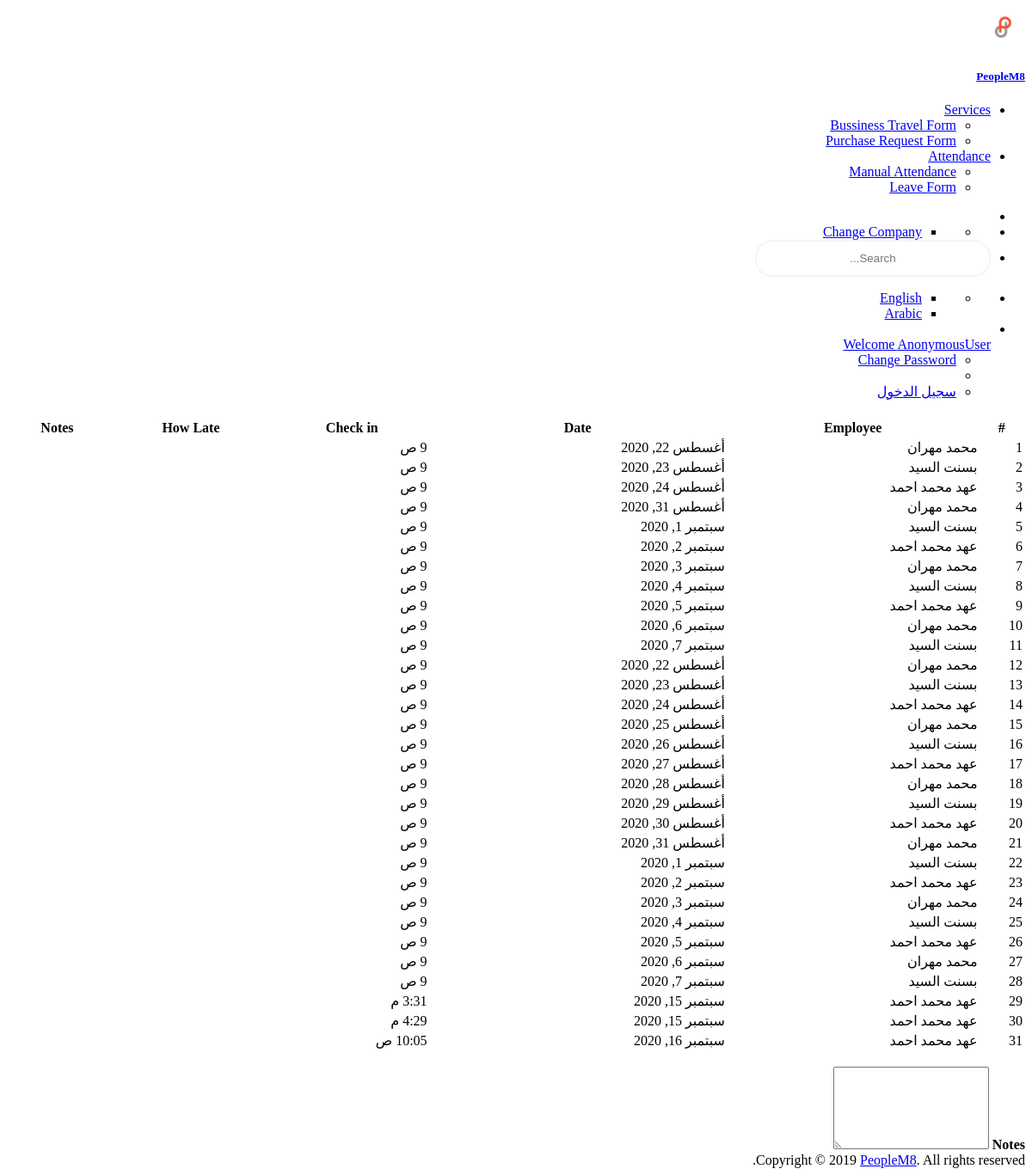
/report/late_report/, run on the app's committed database.
### attendance/models.py (models this page shows, shortened)
class Attendance(models.Model):
    employee = models.ForeignKey(Employee, related_name='emp_attendance', on_delete=models.CASCADE, blank=True, null=True,)
    date = models.DateField(blank=True, null=True,)
    check_in = models.TimeField(blank=True, null=True, )
    check_out = models.TimeField(blank=True, null=True)
    work_hours = models.CharField(max_length=100, blank=True, null=True)
    normal_hrs = models.DecimalField(decimal_places=2, max_digits=4, blank=True, null=True, default=0)
    normal_overtime_hours = models.DecimalField(decimal_places=2, max_digits=4, blank=True, null=True, default=0)
    exceptional_hrs = models.DecimalField(decimal_places=2, max_digits=4, blank=True, null=True, default=0)
    exceptional_overtime = models.DecimalField(decimal_places=2, max_digits=4, blank=True, null=True, default=0)
    delay_hrs = models.TimeField(blank=True, null=True)
    absence_days = models.IntegerField(blank=True, null=True, default=0)
    day_of_week = models.CharField(max_length=12, blank=True, null=True,)
    slug = models.SlugField(blank=True, null=True)
    created_by = models.ForeignKey(settings.AUTH_USER_MODEL, on_delete=models.CASCADE, blank=True, null=True, related_name='attendance_created_by')
    creation_date = models.DateField(auto_now_add=True)
    last_update_by = models.ForeignKey(settings.AUTH_USER_MODEL, on_delete=models.CASCADE, blank=True, null=True, related_name='attendance_last_updated_by')
    last_update_date = models.DateField(auto_now=True)
    def __str__(self):
        return self.employee.emp_name

### employee/models.py (models this page shows, shortened)
class Employee(models.Model):
    identification_type_list = [("N", _("National Id")), ("P", _("Passport"))]
    gender_list = [("M", _("Male")), ("F", _("Female"))]
    social_status_list = [("M", _("Married")), ("S", _("Single"))]
    military_status_list = [("E", _("Exemption")), ("C", _("Complete the service")), ("P", _("Postponed"))]
    religion_list = [("M", _("Muslim")), ("C", _("Chrestin"))]
    user = models.ForeignKey(settings.AUTH_USER_MODEL, on_delete=models.CASCADE, blank=True, null=True, related_name='employee_user')
    enterprise = models.ForeignKey(Enterprise, on_delete=models.CASCADE,related_name='enterprise_employee', verbose_name=_('Department'))
    emp_number = models.IntegerField(default=0, blank=True, null=True, verbose_name=_('Employee Number'))
    emp_name = models.CharField(max_length=60, verbose_name=_('Employee Name'))
    address1 = models.CharField(max_length=255, blank=True, null=True, verbose_name=_('address1'))
    address2 = models.CharField(max_length=255, blank=True, null=True, verbose_name=_('address2'))
    phone = models.CharField(max_length=255, blank=True, null=True, verbose_name=_('phone'))
    mobile = models.CharField(max_length=255, blank=True, null=True, verbose_name=_('mobile'))
    date_of_birth = models.DateField(auto_now=False, auto_now_add=False, blank=True, null=True, verbose_name=_('Birthdate'))
    hiredate = models.DateField(auto_now=False, auto_now_add=False, default=date.today, verbose_name=_('Hire Date'))
    email = models.EmailField(blank=True, null=True, verbose_name=_('email'))
    picture = models.ImageField(null=True, blank=True, verbose_name=_('picture'))
    is_active = models.BooleanField(blank=True, default=True, verbose_name=_('Is Active'))
    identification_type	= 	models.CharField(max_length=5, choices=identification_type_list, null=True, blank=True, verbose_name=_('ID Type'))
    id_number = models.CharField(max_length=50, blank=True, null=True, verbose_name=_('ID Number'))
    place_of_birth = models.CharField(max_length=100, blank=True, null=True, verbose_name=_('Place of Birth'))
    nationality = models.CharField(max_length=20, blank=True, null=True, verbose_name=_('Nationality'))
    field_of_study = models.CharField(max_length=30, blank=True, null=True, verbose_name=_('Field of Study'))
    education_degree = models.CharField(max_length=30, blank=True, null=True, verbose_name=_('Eductaion Degree'))
    gender = models.CharField(max_length=5, choices=gender_list, null=True, blank=True, verbose_name=_('Gender'))
    social_status	= 	models.CharField(max_length=5, choices=social_status_list, null=True, blank=True, verbose_name=_('Social Status'))
    military_status	= 	models.CharField(max_length=5, choices=military_status_list, null=True, blank=True, verbose_name=_('Milatery Status'))
    religion	= 	models.CharField(max_length=5, choices=religion_list, null=True, blank=True, verbose_name=_('Religion'))
    insured = models.BooleanField(verbose_name=_('Insured'))
    insurance_number = models.CharField(max_length=30, blank=True, null=True, verbose_name=_('Insurance Number'))
    insurance_date = models.DateField(auto_now=False, auto_now_add=False, blank=True, null=True, verbose_name=_('Insurance Date'))
    insurance_salary = models.FloatField(default=0.0, null=True, blank=True, verbose_name=_('Insurance Salary'))
    has_medical = models.BooleanField(verbose_name=_('Has Medical'))
    medical_number = models.CharField(max_length=30, blank=True, null=True, verbose_name=_('Medical Number'))
    medical_date = models.DateField(auto_now=False, auto_now_add=False, blank=True, null=True, verbose_name=_('Medical Date'))
    start_date = models.DateField(auto_now=False, auto_now_add=False, default=date.today, verbose_name=_('Start Date'))
    end_date = models.DateField(auto_now=False, auto_now_add=False, blank=True, null=True, verbose_name=_('End Date'))
    created_by = models.ForeignKey(settings.AUTH_USER_MODEL, blank=False, on_delete=models.CASCADE, related_name="emp_created_by")
    creation_date = models.DateField(auto_now=True, auto_now_add=False)
    last_update_by = models.ForeignKey(settings.AUTH_USER_MODEL, blank=True, null=True, on_delete=models.CASCADE)
    last_update_date = models.DateField(auto_now=False, auto_now_add=True)
    def __str__(self):
        return self.emp_name

### report/views.py (the view)
# urls.py: path('late_report/', views.late_report, name='late_report'),
def late_report(request):
    late=Attendance.objects.filter(check_in__gt='9:00')
    print(late)
    return render(request,'late_report.html',{'late':late})

### report/templates/late_report.html (shortened to what this page needs)
{% extends "master.html" %}
{% load staticfiles %}
{% load crispy_forms_tags %}
{% load l10n %}
{% load i18n %}
{% block body %}
<div class="container-fluid">
  <div class="row" style="margin-left:0px;">
    <div class="col-md-12">
      <div class="bgc-white bd bdrs-3 p-20 mB-20">
        <table class="table table-striped table-bordered" id="dataTable" width="100%">
          <thead>
            <tr>
              <th>#</th>
              <th>Employee</th>
              <th>Date</th>
              <th>Check in</th>
              <th>How Late</th>
              <th>Notes</th>
            </tr>
          </thead>
          <tbody>
            {% for i in late %}
            <tr>
              <td>{{ forloop.counter }}</td>
              <td>{{i.employee}}</td>
              <td>{{i.date}}</td>
              <td>{{i.check_in}}</td>
              <td>{{i.how_late}}</td>
              <td></td>
            </tr>
            {% endfor %}
          </tbody>
        </table>
        <br>
        <form>
          <div class="form-group">
            <label for="exampleFormControlTextarea1"><strong>Notes</strong></label>
            <textarea class="form-control" id="exampleFormControlTextarea1" rows="6"></textarea>
          </div>
        </form>
      </div>
    </div>
  </div>
</div>
{% endblock body %}

### MashreqPayroll/static/css/style-main-ar.css (style rules this page uses)
body { text-align: right !important; }

### MashreqPayroll/static/css/style.css (style rules this page uses)
th { text-align: center; }

### data on the page
Attendance: employee "محمد مهران", date "أغسطس 22, 2020", check_in "9 ص"
Attendance: employee "بسنت السيد", date "أغسطس 23, 2020", check_in "9 ص"
Attendance: employee "عهد محمد احمد", date "أغسطس 24, 2020", check_in "9 ص"
Attendance: employee "محمد مهران", date "أغسطس 31, 2020", check_in "9 ص"
Attendance: employee "بسنت السيد", date "سبتمبر 1, 2020", check_in "9 ص"
Attendance: employee "عهد محمد احمد", date "سبتمبر 2, 2020", check_in "9 ص"
Attendance: employee "محمد مهران", date "سبتمبر 3, 2020", check_in "9 ص"
Attendance: employee "بسنت السيد", date "سبتمبر 4, 2020", check_in "9 ص"
Attendance: employee "عهد محمد احمد", date "سبتمبر 5, 2020", check_in "9 ص"
Attendance: employee "محمد مهران", date "سبتمبر 6, 2020", check_in "9 ص"
Attendance: employee "بسنت السيد", date "سبتمبر 7, 2020", check_in "9 ص"
Attendance: employee "محمد مهران", date "أغسطس 22, 2020", check_in "9 ص"
Attendance: employee "بسنت السيد", date "أغسطس 23, 2020", check_in "9 ص"
Attendance: employee "عهد محمد احمد", date "أغسطس 24, 2020", check_in "9 ص"
Attendance: employee "محمد مهران", date "أغسطس 25, 2020", check_in "9 ص"
Attendance: employee "بسنت السيد", date "أغسطس 26, 2020", check_in "9 ص"
Attendance: employee "عهد محمد احمد", date "أغسطس 27, 2020", check_in "9 ص"
Attendance: employee "محمد مهران", date "أغسطس 28, 2020", check_in "9 ص"
Attendance: employee "بسنت السيد", date "أغسطس 29, 2020", check_in "9 ص"
Attendance: employee "عهد محمد احمد", date "أغسطس 30, 2020", check_in "9 ص"
Attendance: employee "محمد مهران", date "أغسطس 31, 2020", check_in "9 ص"
Attendance: employee "بسنت السيد", date "سبتمبر 1, 2020", check_in "9 ص"
Attendance: employee "عهد محمد احمد", date "سبتمبر 2, 2020", check_in "9 ص"
Attendance: employee "محمد مهران", date "سبتمبر 3, 2020", check_in "9 ص"
Attendance: employee "بسنت السيد", date "سبتمبر 4, 2020", check_in "9 ص"
Attendance: employee "عهد محمد احمد", date "سبتمبر 5, 2020", check_in "9 ص"
Attendance: employee "محمد مهران", date "سبتمبر 6, 2020", check_in "9 ص"
Attendance: employee "بسنت السيد", date "سبتمبر 7, 2020", check_in "9 ص"
Attendance: employee "عهد محمد احمد", date "سبتمبر 15, 2020", check_in "3:31 م"
Attendance: employee "عهد محمد احمد", date "سبتمبر 15, 2020", check_in "4:29 م"
Attendance: employee "عهد محمد احمد", date "سبتمبر 16, 2020", check_in "10:05 ص"

### other printed values
{{ request.user }} "AnonymousUser"
